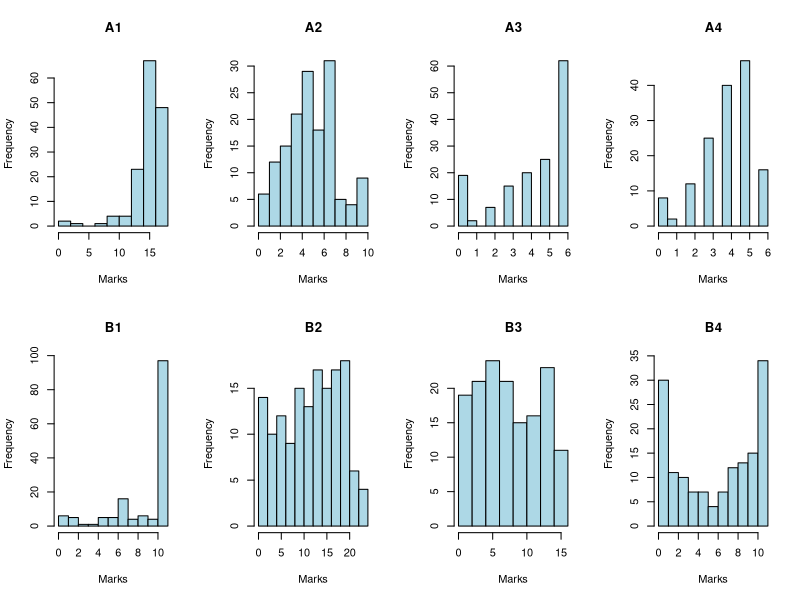
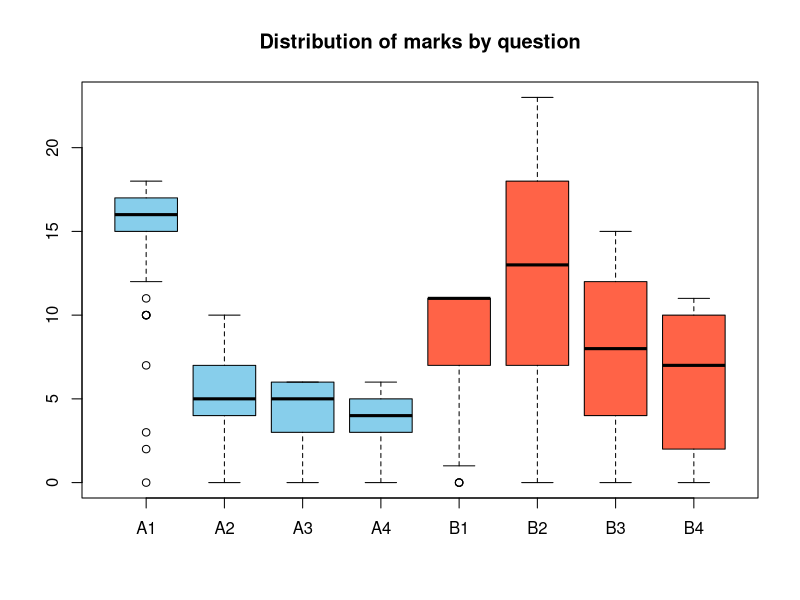
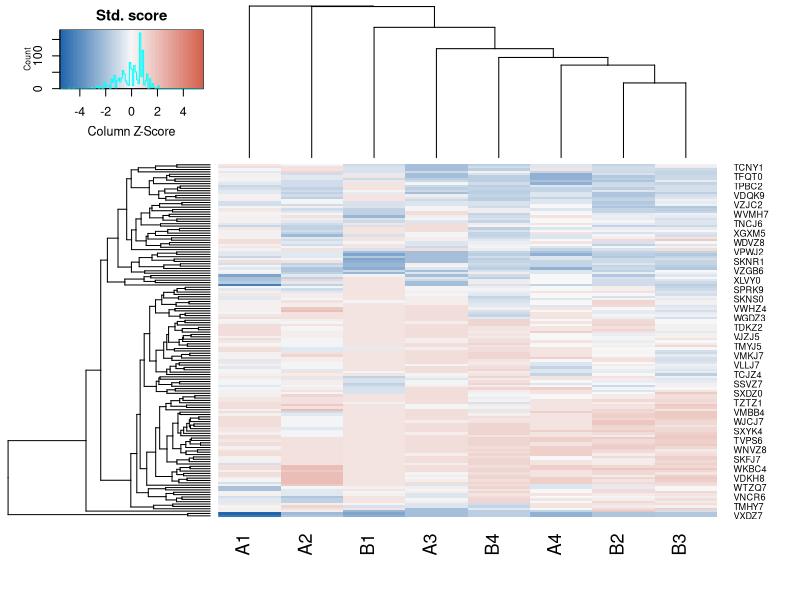
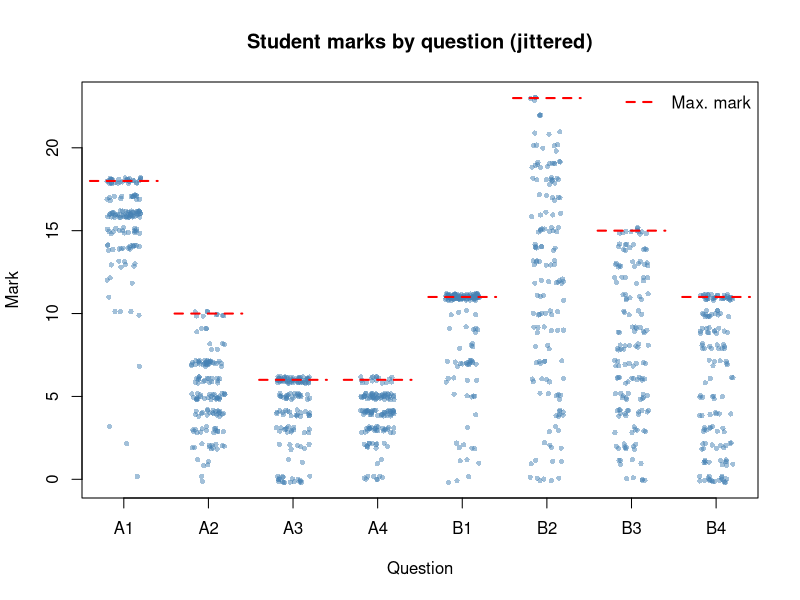
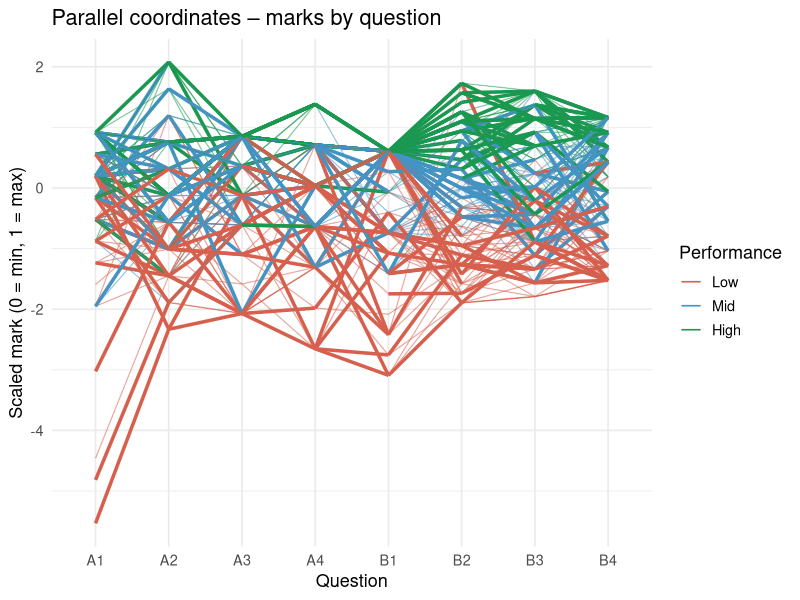
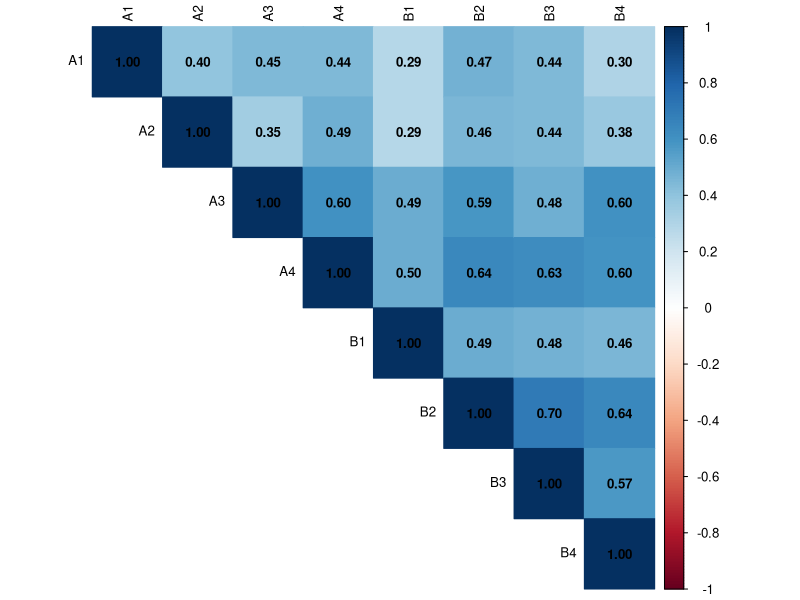
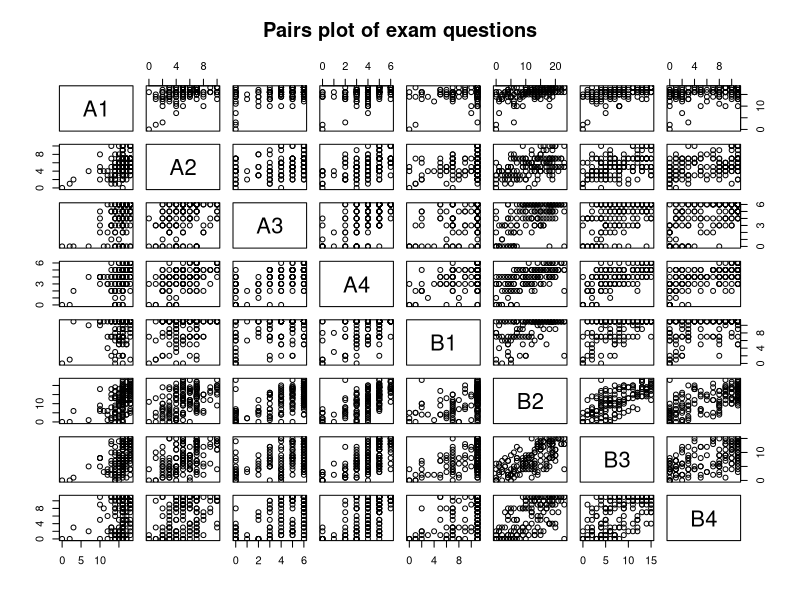
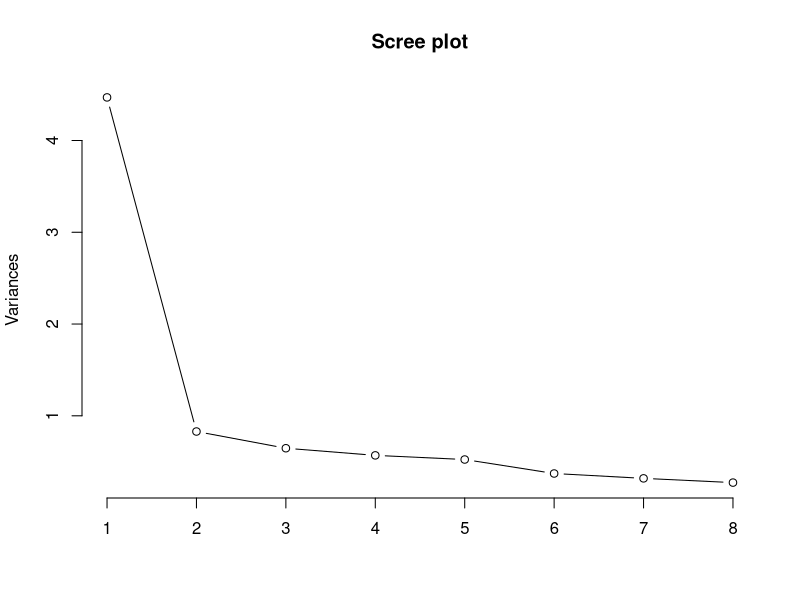

Write the R code that produced these figures, in order.
## ---- chunk 1
knitr::opts_chunk$set(
    echo    = TRUE,
    warning = FALSE,
    message = FALSE
)
## ---- chunk 2
library(gplots)
library(GGally)
library(ggplot2)
library(corrplot)
## ---- chunk 3
# Read the exam marks data
# Row 1 contains the max. possible marks; rows 2+ are student records
raw <- read.table(
    "200120178exammarks.dat",
    header    = TRUE, # first line holds column names (A1 A2 ... sum)
    row.names = 1 # first column holds row labels (student IDs / max.)
)

# Separate the maximum marks row from the student data
max_marks <- raw["max.", ]
marks <- raw[rownames(raw) != "max.", ]

# Quick sanity check
cat("Number of students:", nrow(marks), "\n")
cat("Columns:", paste(colnames(marks), collapse = ", "), "\n")
## ---- chunk 4
head(marks)
## ---- chunk 5
# Drop the sum column — only analyse individual question marks
marks_q <- marks[, colnames(marks) != "sum"]

str(marks_q)
summary(marks_q)
## ---- chunk 6
par(mfrow = c(2, 4))
for (q in names(marks_q)) {
    hist(marks_q[[q]], main = q, xlab = "Marks", col = "lightblue")
}
par(mfrow = c(1, 1))
## ---- chunk 7
boxplot(marks_q,
    main = "Distribution of marks by question",
    col = c(rep("skyblue", 4), rep("tomato", 4))
)
## ---- chunk 8
# Custom clustering: columns by correlation distance, rows by Euclidean on scaled data
markcor <- cor(marks_q)
cordist <- 0.5 - markcor / 2
colclust <- hclust(as.dist(cordist), method = "average")
rowclust <- hclust(dist(scale(marks_q)), method = "average")

# Blue → white → red diverging palette (101 steps)
bwr_pal <- colorRampPalette(c("#2166ac", "#f7f7f7", "#d6604d"))(101)

# Plot heatmap
heatmap.2(as.matrix(marks_q),
    labRow = rownames(marks_q),
    Rowv = as.dendrogram(rowclust),
    Colv = as.dendrogram(colclust),
    scale = "col", # scale each question for comparability
    trace = "none", # no trace lines
    col = bwr_pal,
    key.title = "Std. score",
    density.info = "histogram"
)
## ---- chunk 9
# Reshape to long format: one row per (student, question, mark)
questions <- colnames(marks_q)
q_index <- rep(seq_along(questions), each = nrow(marks_q))
mark_vec <- unlist(marks_q)

# Jitter plot — reveals distribution of discrete marks per question
plot(jitter(q_index), jitter(mark_vec),
    xlab = "Question", ylab = "Mark",
    xaxt = "n", # suppress default x-axis
    pch = 16, cex = 0.7, # solid small dots
    col = adjustcolor("steelblue", alpha.f = 0.5),
    main = "Student marks by question (jittered)"
)

axis(1, at = seq_along(questions), labels = questions)

# Add max-mark reference lines for each question
segments(
    x0 = seq_along(questions) - 0.4,
    x1 = seq_along(questions) + 0.4,
    y0 = as.numeric(max_marks[questions]),
    col = "red", lwd = 2, lty = 2
)

legend("topright", legend = "Max. mark", col = "red", lty = 2, lwd = 2, bty = "n")
## ---- chunk 10
# Create performance groups based on total mark terciles
marks_pc <- marks_q
marks_pc$total <- marks$sum
breaks <- quantile(marks_pc$total, probs = c(0, 1 / 3, 2 / 3, 1))
marks_pc$performance <- cut(marks_pc$total,
    breaks = breaks,
    labels = c("Low", "Mid", "High"),
    include.lowest = TRUE
)

# Line thickness: make High-performers stand out
linethick <- rep(0.1, nrow(marks_pc))
linethick[marks_pc$performance == "High"] <- 1.2
linethick <- rep(linethick, length(questions)) # repeat for each variable

# Parallel coordinates plot
ggparcoord(marks_pc,
    columns     = seq_along(questions), # question columns only
    groupColumn = "performance",
    # scale       = "uniminmax", # scale each axis to [0, 1]
    alphaLines  = 0.3
) +
    scale_color_manual(values = c(
        "Low"  = "#d6604d",
        "Mid"  = "#4393c3",
        "High" = "#1a9850"
    )) +
    geom_line(linewidth = linethick) +
    labs(
        title = "Parallel coordinates – marks by question",
        x     = "Question",
        y     = "Scaled mark (0 = min, 1 = max)",
        color = "Performance"
    ) +
    theme_minimal(base_size = 13)
## ---- chunk 11
cor_mat <- cor(marks_q)
round(cor_mat, 2)
## ---- chunk 12
corrplot(cor_mat,
    method       = "color", # coloured heatmap
    type         = "upper", # only upper triangle (cleaner)
    addCoef.col  = "black", # add correlation numbers
    tl.col       = "black", # text label colour
    number.cex   = 0.8, # size of the numbers
    tl.cex       = 0.8
)
## ---- chunk 13
pairs(marks_q, main = "Pairs plot of exam questions")
## ---- chunk 14
pca <- prcomp(marks_q, scale. = TRUE)

summary(pca) # % variance explained
pca$rotation # loadings
## ---- chunk 15
plot(pca, type = "l", main = "Scree plot")
## ---- chunk 16
biplot(pca, scale = 0)
## ---- chunk 17
A_mean <- apply(marks_q[, 1:4], 2, mean)
B_mean <- apply(marks_q[, 5:8], 2, mean)

A_mean
B_mean
## ---- chunk 18
t.test(rowSums(marks_q[, 1:4]), rowSums(marks_q[, 5:8]))
## ---- chunk 19
marks_q$A_total <- rowSums(marks_q[, 1:4])
marks_q$B_total <- rowSums(marks_q[, 5:8])

plot(marks_q$A_total, marks_q$B_total,
    xlab = "Total A marks", ylab = "Total B marks",
    pch = 19, col = "darkblue",
    main = "A vs B marks per student"
)
abline(lm(B_total ~ A_total, data = marks_q), col = "red")

# Clean up: remove temporary columns so marks_q stays clean for later use
marks_q$A_total <- NULL
marks_q$B_total <- NULL
## ---- chunk 20
# Fit a linear model: sum ~ A1 + A2 + A3 + A4 + B1 + B2 + B3 + B4
model <- lm(sum ~ A1 + A2 + A3 + A4 + B1 + B2 + B3 + B4, data = marks)
summary(model)
